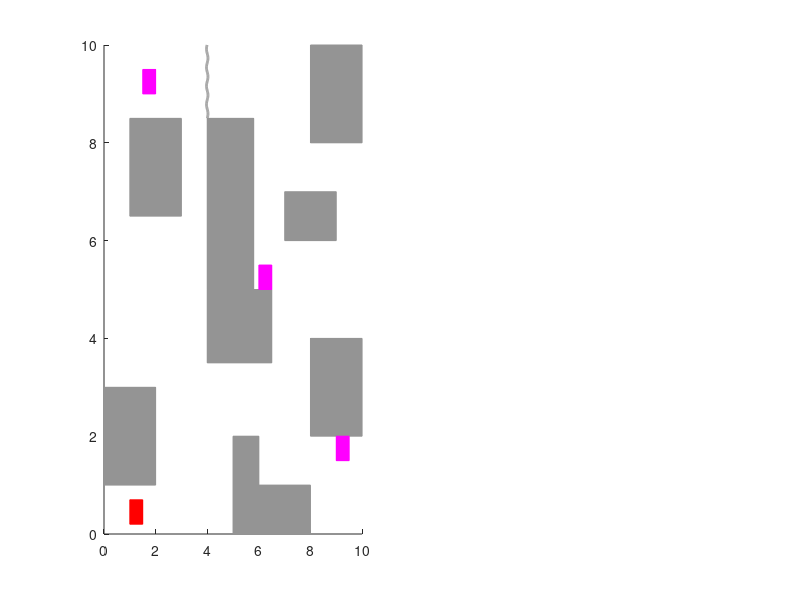

The MATLAB source for this figure: (Note: this script raises an error after producing the figure.)
clear all;
clc;

subplot(1, 2, 1)

%% Obstacle 

v = [5, 0; 6, 0; 6, 2; 5, 2] ;
f = [1 2 3 4];
patch('Faces', f, 'Vertices', v, 'EdgeColor', '#949494', 'FaceColor', '#949494'); hold on;
v = [4, 3.5; 6.5, 3.5; 6.5, 5; 4, 5];
f = [1 2 3 4];
patch('Faces', f, 'Vertices', v, 'EdgeColor', '#949494', 'FaceColor', '#949494'); hold on;
v = [0, 1; 0, 3; 2, 3; 2, 1];
f = [1 2 3 4];
patch('Faces', f, 'Vertices', v, 'EdgeColor', '#949494', 'FaceColor', '#949494'); hold on;
v = [8, 2; 8, 4; 10, 4; 10, 2];
f = [1 2 3 4];
patch('Faces', f, 'Vertices', v, 'EdgeColor', '#949494', 'FaceColor', '#949494'); hold on;
v = [1 6.5; 1 8.5; 3 8.5; 3 6.5];
f = [1 2 3 4];
patch('Faces', f, 'Vertices', v, 'EdgeColor', '#949494', 'FaceColor', '#949494'); hold on;
v = [4, 5; 4, 8.5; 5.8, 8.5; 5.8, 5];
f = [1 2 3 4];
patch('Faces', f, 'Vertices', v, 'EdgeColor', '#949494', 'FaceColor', '#949494'); hold on;
v = [8, 8; 8, 10; 10, 10; 10, 8];
f = [1 2 3 4];
patch('Faces', f, 'Vertices', v, 'EdgeColor', '#949494', 'FaceColor', '#949494'); hold on;
v = [6, 0; 6, 1; 8, 1; 8, 0];
f = [1 2 3 4];
patch('Faces', f, 'Vertices', v, 'EdgeColor', '#949494', 'FaceColor', '#949494'); hold on;
v = [7, 6; 7, 7; 9, 7; 9, 6];
f = [1 2 3 4];
patch('Faces', f, 'Vertices', v, 'EdgeColor', '#949494', 'FaceColor', '#949494'); hold on;

%% Door 
x = linspace(8.5, 10);
y = 4+0.03*sin(16.6*(x-8.5));
plot(y, x, '-', 'color', '#949494', 'linewidth', 2); 

%% Initial Region
v = [1, 0.2; 1, 0.7; 1.5, 0.7; 1.5, 0.2];
f = [1 2 3 4];
patch('Faces', f, 'Vertices', v, 'EdgeColor', 'r', 'FaceColor', 'r'); hold on;

%% Goal 
v = [1.5, 9; 1.5, 9.5; 2, 9.5; 2, 9];
f = [1 2 3 4];
patch('Faces', f, 'Vertices', v, 'EdgeColor', 'm', 'FaceColor', 'm'); hold on;
v = [6 5; 6 5.5; 6.5 5.5; 6.5 5];
f = [1 2 3 4];
patch('Faces', f, 'Vertices', v, 'EdgeColor', 'm', 'FaceColor', 'm'); hold on;
v = [9 1.5; 9 2; 9.5 2; 9.5, 1.5];
f = [1 2 3 4];
patch('Faces', f, 'Vertices', v, 'EdgeColor', 'm', 'FaceColor', 'm'); hold on;

%% Workspace

lb = [0; 0];
ub = [10; 10];
WS= interval(lb, ub);
plot(WS, [1 2], 'k', 'linewidth', 2); hold on; 

v = [5.95, 0; 6.05, 0; 6.05, 5; 5.95, 5];
f = [1 2 3 4];
patch('Faces', f, 'Vertices', v, 'EdgeColor', 'k', 'FaceColor', 'k'); hold on;
v = [3.95, 5; 4.05, 5; 4.05, 8.5; 3.95, 8.5];
f = [1 2 3 4];
patch('Faces', f, 'Vertices', v, 'EdgeColor', 'k', 'FaceColor', 'k'); hold on;
v = [0 4.95; 0 5.05; 2 5.05; 2 4.95];
f = [1 2 3 4];
patch('Faces', f, 'Vertices', v, 'EdgeColor', 'k', 'FaceColor', 'k'); hold on;
v = [3 4.95; 3 5.05; 7 5.05; 7 4.95];
f = [1 2 3 4];
patch('Faces', f, 'Vertices', v, 'EdgeColor', 'k', 'FaceColor', 'k'); hold on;
v = [8 4.95; 8 5.05; 10 5.05; 10 4.95];
f = [1 2 3 4];
patch('Faces', f, 'Vertices', v, 'EdgeColor', 'k', 'FaceColor', 'k'); hold on;

axis([-0.2 10.2, -0.2 10.2]); 
box on; 
set(gca,'FontSize', 20);
xlabel('$x_{1}$', 'Interpreter', 'latex', 'fontsize', 24); 
ylabel('$x_{2}$', 'Interpreter', 'latex', 'fontsize', 24); 

%% %%%%%%%%%%%%%%%%%%%%%%%%%%
subplot(1, 2, 2)

%% Obstacle 

v = [5, 0; 6, 0; 6, 2; 5, 2] ;
f = [1 2 3 4];
patch('Faces', f, 'Vertices', v, 'EdgeColor', '#949494', 'FaceColor', '#949494'); hold on;
v = [4, 3.5; 6.5, 3.5; 6.5, 5; 4, 5];
f = [1 2 3 4];
patch('Faces', f, 'Vertices', v, 'EdgeColor', '#949494', 'FaceColor', '#949494'); hold on;
v = [0, 1; 0, 3; 2, 3; 2, 1];
f = [1 2 3 4];
patch('Faces', f, 'Vertices', v, 'EdgeColor', '#949494', 'FaceColor', '#949494'); hold on;
v = [8, 2; 8, 4; 10, 4; 10, 2];
f = [1 2 3 4];
patch('Faces', f, 'Vertices', v, 'EdgeColor', '#949494', 'FaceColor', '#949494'); hold on;
v = [1 6.5; 1 8.5; 3 8.5; 3 6.5];
f = [1 2 3 4];
patch('Faces', f, 'Vertices', v, 'EdgeColor', '#949494', 'FaceColor', '#949494'); hold on;
v = [4, 5; 4, 8.5; 5.8, 8.5; 5.8, 5];
f = [1 2 3 4];
patch('Faces', f, 'Vertices', v, 'EdgeColor', '#949494', 'FaceColor', '#949494'); hold on;
v = [8, 8; 8, 10; 10, 10; 10, 8];
f = [1 2 3 4];
patch('Faces', f, 'Vertices', v, 'EdgeColor', '#949494', 'FaceColor', '#949494'); hold on;
v = [6, 0; 6, 1; 8, 1; 8, 0];
f = [1 2 3 4];
patch('Faces', f, 'Vertices', v, 'EdgeColor', '#949494', 'FaceColor', '#949494'); hold on;
v = [7, 6; 7, 7; 9, 7; 9, 6];
f = [1 2 3 4];
patch('Faces', f, 'Vertices', v, 'EdgeColor', '#949494', 'FaceColor', '#949494'); hold on;

%% Door 
x = linspace(8.5, 10);
y = 4+0.03*sin(16.6*(x-8.5));
plot(y, x, '-', 'color', '#949494', 'linewidth', 2); 

%% Initial Region
v = [1, 0.2; 1, 0.7; 1.5, 0.7; 1.5, 0.2];
f = [1 2 3 4];
patch('Faces', f, 'Vertices', v, 'EdgeColor', 'r', 'FaceColor', 'r'); hold on;

%% Goal 
v = [1.5, 9; 1.5, 9.5; 2, 9.5; 2, 9];
f = [1 2 3 4];
patch('Faces', f, 'Vertices', v, 'EdgeColor', 'm', 'FaceColor', 'm'); hold on;
v = [6 5; 6 5.5; 6.5 5.5; 6.5 5];
f = [1 2 3 4];
patch('Faces', f, 'Vertices', v, 'EdgeColor', 'm', 'FaceColor', 'm'); hold on;
v = [9 1.5; 9 2; 9.5 2; 9.5, 1.5];
f = [1 2 3 4];
patch('Faces', f, 'Vertices', v, 'EdgeColor', 'm', 'FaceColor', 'm'); hold on;

%% Workspace

lb = [0; 0];
ub = [10; 10];
WS= interval(lb, ub);
plot(WS, [1 2], 'k', 'linewidth', 2); hold on; 

v = [5.95, 0; 6.05, 0; 6.05, 5; 5.95, 5];
f = [1 2 3 4];
patch('Faces', f, 'Vertices', v, 'EdgeColor', 'k', 'FaceColor', 'k'); hold on;
v = [3.95, 5; 4.05, 5; 4.05, 8.5; 3.95, 8.5];
f = [1 2 3 4];
patch('Faces', f, 'Vertices', v, 'EdgeColor', 'k', 'FaceColor', 'k'); hold on;
v = [0 4.95; 0 5.05; 2 5.05; 2 4.95];
f = [1 2 3 4];
patch('Faces', f, 'Vertices', v, 'EdgeColor', 'k', 'FaceColor', 'k'); hold on;
v = [3 4.95; 3 5.05; 7 5.05; 7 4.95];
f = [1 2 3 4];
patch('Faces', f, 'Vertices', v, 'EdgeColor', 'k', 'FaceColor', 'k'); hold on;
v = [8 4.95; 8 5.05; 10 5.05; 10 4.95];
f = [1 2 3 4];
patch('Faces', f, 'Vertices', v, 'EdgeColor', 'k', 'FaceColor', 'k'); hold on;

%%  Zonotope-based Partition 

%Zonotopes 
Zc1= [5; 2.5];
ZG1 = 1.2*[-1  -1 -2; 0.75 -0.75 0];
Z1= zonotope(Zc1, ZG1);
plot(Z1, [1 2], 'b', 'linewidth', 1); hold on;

Zc2= [1; 2.5];
ZG2 = 1.2*[2 1 1; 0 0.75 -0.75];
Z2= zonotope(Zc2, ZG2);
plot(Z2, [1 2], 'g',  'linewidth', 1); hold on;

Zc3= [9; 2.5];
ZG3 = 1.2*[2 1 1; 0 0.75 -0.75];
Z3= zonotope(Zc3, ZG3);
plot(Z3, [1 2], 'c',  'linewidth', 1); hold on;

Zc4= [5; 7.5];
ZG4 = 1.2*[-1  -1 -2; 0.75 -0.75 0];
Z4= zonotope(Zc4, ZG4);
plot(Z4, [1 2], 'b', 'linewidth', 1); hold on;

Zc5= [1; 7.5];
ZG5 = 1.2*[2 1 1; 0 0.75 -0.75];
Z5= zonotope(Zc5, ZG5);
plot(Z5, [1 2], 'g',  'linewidth', 1); hold on;

Zc6= [9; 7.5];
ZG6 = 1.2*[2 1 1; 0 0.75 -0.75];
Z6= zonotope(Zc6, ZG6);
plot(Z6, [1 2], 'c',  'linewidth', 1); hold on;

Zc7= [3; 4];
ZG7 = 1.2*[1 0 -1; -0.75 -1.5 -0.75];
Z7= zonotope(Zc7, ZG7);
plot(Z7, [1 2], 'r',  'linewidth', 1); hold on;

Zc8= [7; 4];
ZG8 = 1.2*[1 0 -1; -0.75 -1.5 -0.75];
Z8= zonotope(Zc8, ZG8);
plot(Z8, [1 2], 'y',  'linewidth', 1); hold on;

Zc9= [3; 1];
ZG9 = 1.2*[1 0 -1; 0.75 1.5 0.75];
Z9= zonotope(Zc9, ZG9);
plot(Z9, [1 2],  'm', 'linewidth', 1); hold on;

Zc10= [3; 9];
ZG10 = 1.2*[1 0 -1; 0.75 1.5 0.75];
Z10= zonotope(Zc10, ZG10);
plot(Z10, [1 2],  'm', 'linewidth', 1); hold on;

Zc11= [7; 9];
ZG11 = 1.2*[1 0 -1; 0.75 1.5 0.75];
Z11= zonotope(Zc11, ZG11);
plot(Z11, [1 2], 'color', '#80B3FF',  'linewidth', 1); hold on;

Zc12= [7; 1];
ZG12 = 1.2*[1 0 -1; 0.75 1.5 0.75];
Z12= zonotope(Zc12, ZG12);
plot(Z12, [1 2], 'color', '#80B3FF',  'linewidth', 1); hold on;

%Constrained Zonotopes 
Zc13= [0.5; 5];
ZG13 = 1.2*[0.5 0; 0 -1];
Z13= zonotope(Zc13, ZG13);
plot(Z13, [1 2], 'color', '#B2CAF6', 'linewidth', 1); hold on;

Zc14= [0.5; 0.5];
ZG14 = 1.2*[0.5 0; 0 -0.5];
Z14= zonotope(Zc14, ZG14);
plot(Z14, [1 2], 'color', '#B14BA3',  'linewidth', 1); hold on;

Zc15= [0.5; 9.5];
ZG15 = 1.2*[0.5 0; 0 -0.5];
Z15= zonotope(Zc15, ZG15);
plot(Z2, [1 2], 'color', '#B14BA3', 'linewidth', 1); hold on;

Zc16= [9.5; 0.5];
ZG16 = 1.2*[0.5 0; 0 -0.5];
Z16= zonotope(Zc16, ZG16);
plot(Z16, [1 2], 'color', '#B15A4B',  'linewidth', 1); hold on;

Zc17= [9.5; 9.5];
ZG17 = 1.2*[0.5 0; 0 -0.5];
Z17= zonotope(Zc17, ZG17);
plot(Z17, [1 2], 'color', '#B15A4B',  'linewidth', 1); hold on;

Zc18= [9.5; 5];
ZG18 = 1.2*[0.5 0; 0 -1];
Z18= zonotope(Zc18, ZG18);
plot(Z18, [1 2], 'color', '#765E32',  'linewidth', 1); hold on;

axis([-0.2 10.2, -0.2 10.2]); box on; 
set(gca,'FontSize', 20);
xlabel('$x_{1}$', 'Interpreter', 'latex', 'fontsize', 24); 
ylabel('$x_{2}$', 'Interpreter', 'latex', 'fontsize', 24); 
